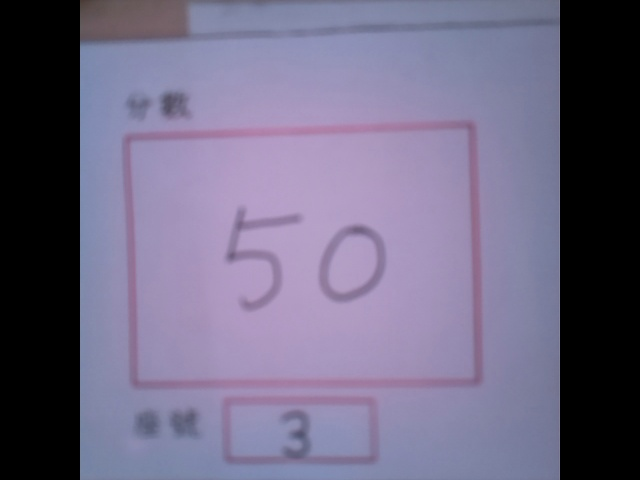
#> input picture total_picture/abc1.jpg, 640 x 480 px, found by its file name
$ python YUV.py
#> lines starting #> are read from the running program, lines starting #| are printed output that depends on the picture; after the words box and inside, x2 and y2 are one past the last pixel; in counts of white or black regions, pixels touching at a corner belong together

import cv2
import numpy as np

fruit = cv2.imread("abc1.jpg")
#> fruit is the input picture: shape (480, 640, 3); mean B, G, R 129.8, 103.4, 109.6

fruit = cv2.cvtColor(fruit,cv2.COLOR_BGR2YUV)
#> fruit: shape (480, 640, 3); mean of channels 0, 1, 2 108.3, 138.7, 129.2
Y,U,V = cv2.split(fruit)
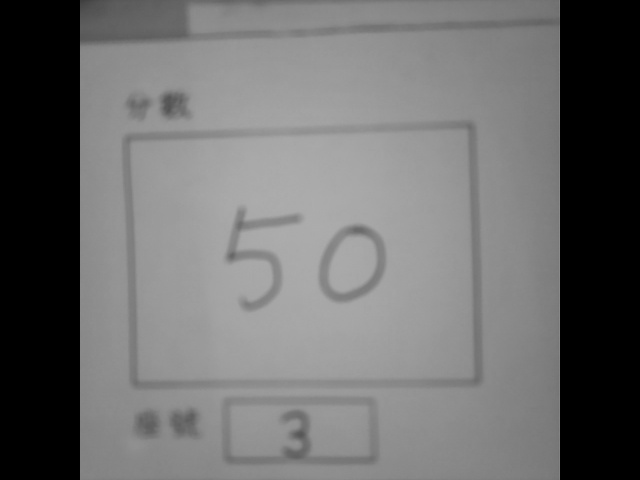
#> Y: shape (480, 640); min 0, max 172, mean 108.3
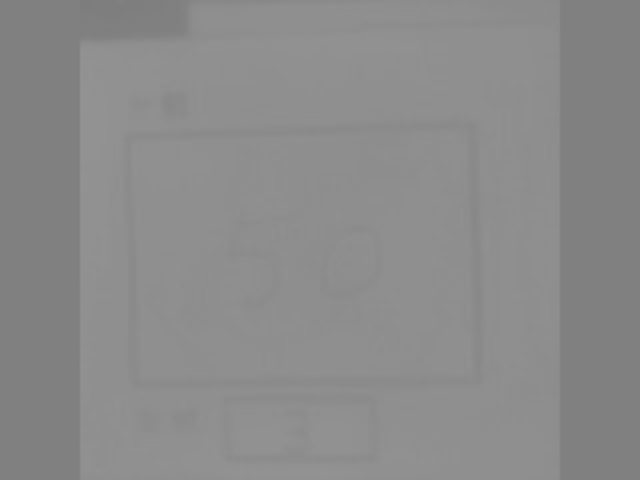
#> U: shape (480, 640); min 124, max 147, mean 138.7
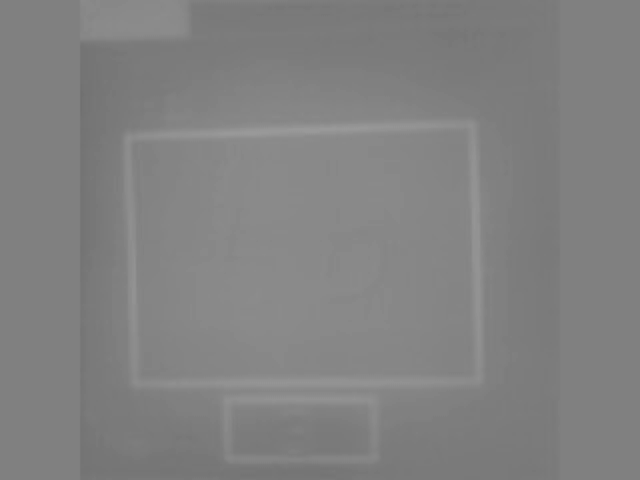
#> V: shape (480, 640); min 112, max 153, mean 129.2
#Blueberry = cv2.inRange(U,130,255)
print(V)
#> (printed output is left out)
Strawberry = cv2.inRange(V,140,180)
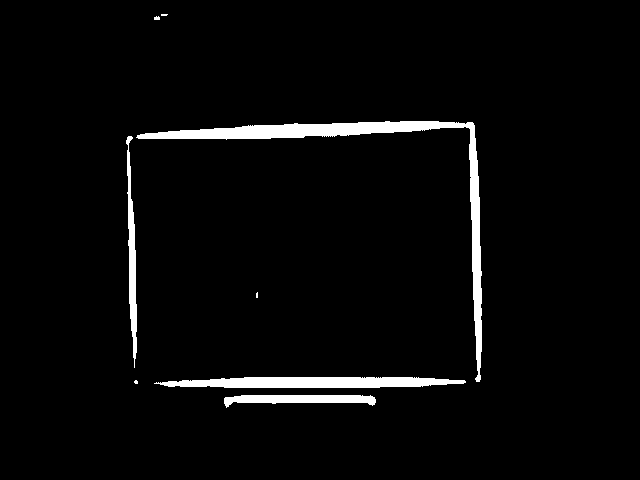
#> Strawberry: shape (480, 640); 3.4% white; 8 white regions (3 under 20 px), largest, box (x1, y1, x2, y2) and area: (136, 121, 482, 382) 5391, (154, 377, 466, 388) 2762, (224, 395, 376, 408) 1206, (126, 136, 137, 368) 1173, (154, 16, 160, 20) 20
#cv2.imshow("blueberry",Blueberry)
cv2.imshow("strawberry",Strawberry)
cv2.imshow("strawberry1",fruit)
cv2.waitKey(0)
